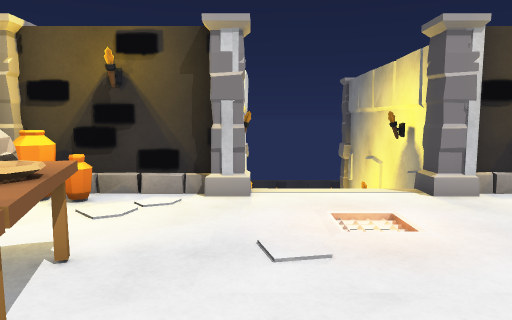
[1] (above)

17 first-person views from a walk through a 3-D level made in the Unity game engine. The camera is 1.3 m above the floor, tilts 6° down and sees 70° across. The floor is counted in squares, 1 m on a side. Each view is taken from the middle of a square. On the plan, view 1 faces up. The plan holds only what a view shows up to about 15 squares ahead; the rest is blank. The place goes on beyond the plan. Some animated figures are not drawn. Door leaves are left out, so doorways stand open.

[2]
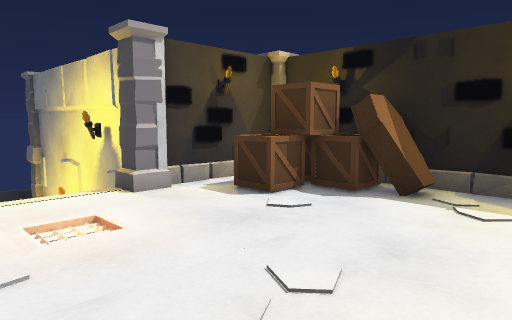

[3]
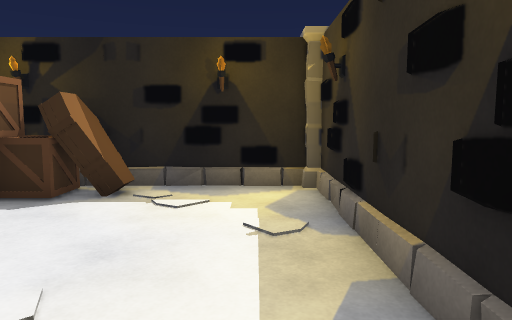

[4]
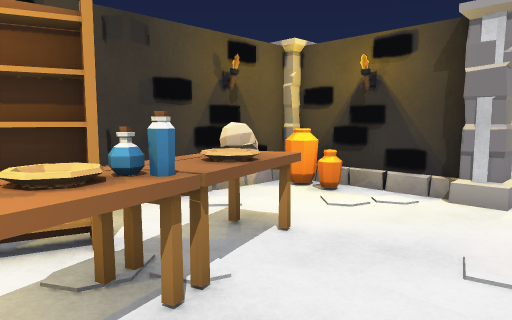

[5]
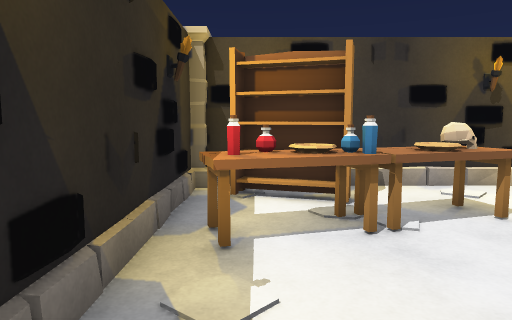

[6]
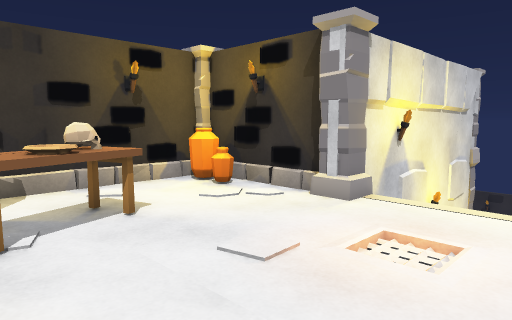

[7]
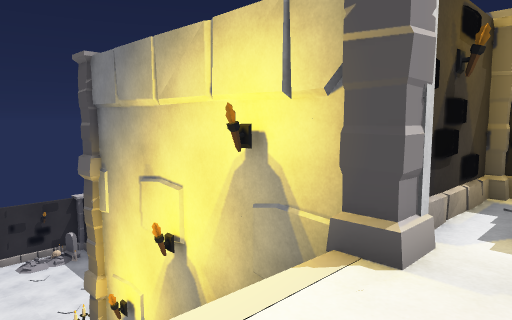

[8]
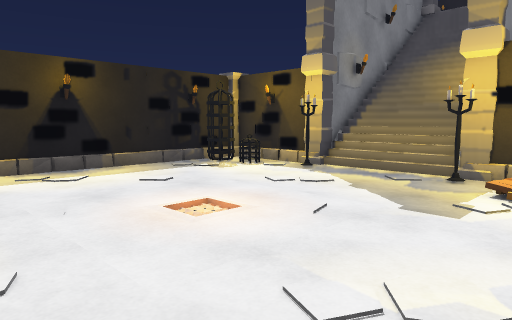

[9]
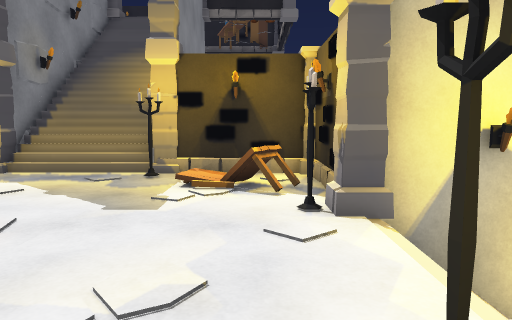

[10]
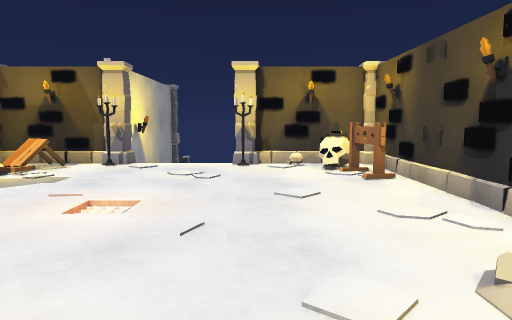

[11]
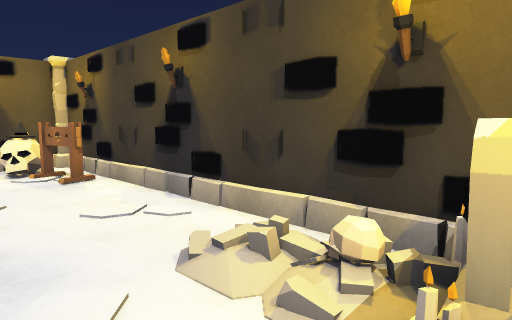

[12]
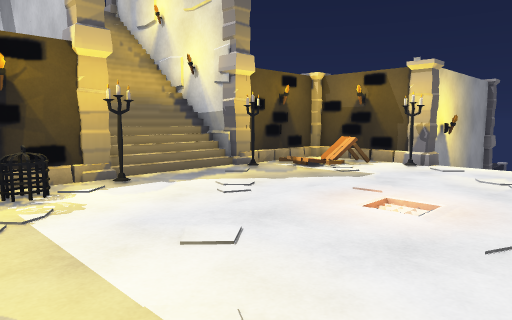

[13]
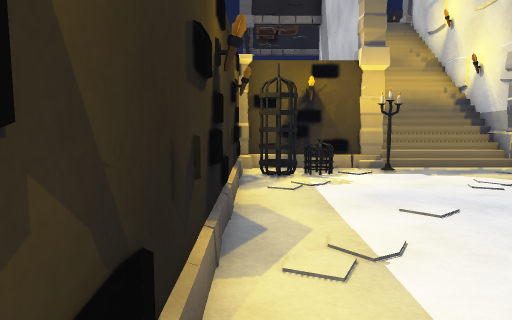

[14]
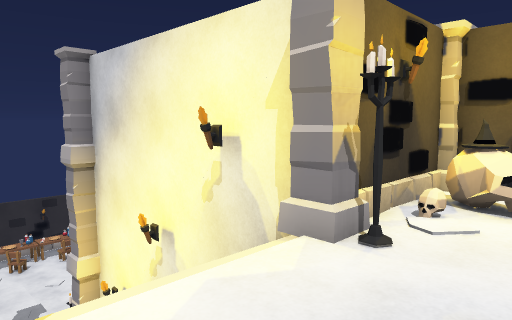

[15]
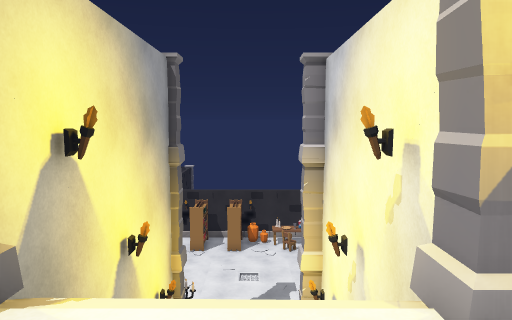

[16]
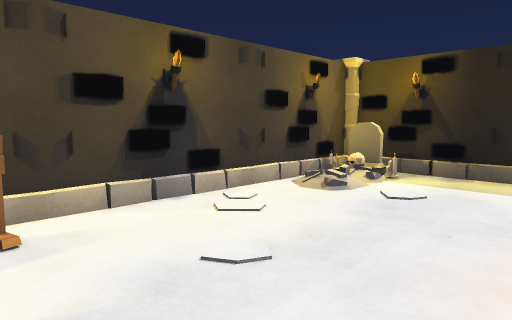

[17]
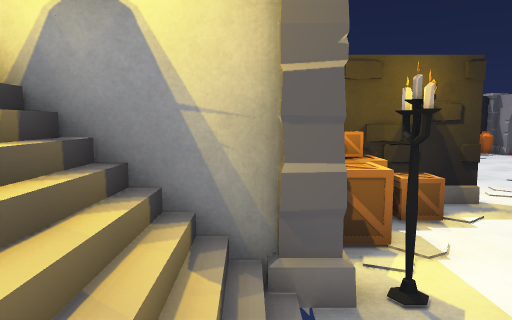

### Floor plan
Key: @ floor where view 1 was taken; # wall or solid block; . main floor; - floor 6 m lower than the main floor; : floor 6 m higher than the main floor; / step, stairs or slope; = window, fence, low wall or low ledge; P pillar; J jar; S skull; T table; C crate; F coffin; I potion; A cage; O other object.
Columns run from 15 left of view 1 to 8 right of it. Each row starts with its distance up from view 1.
 27            ############
 26           ##SOO...../O##
 25           #SS......//O.#
 24          ###...........#
 23  =P ######P#...........#
 22   P/      PP...........#
 21           /............#
 20    ///   //............#
 19  =P/=//#####...........#
 18  -#########............#
 17  CC       #/T/.......A.#
 16  CC       ##//......AAA#
 15 #C        #####P../###PP
 14               #////#  PP
 13               #///=#
 12               #=///#
 11               ##// #
 10               ##///#
  9               ##///#
  8               #////#
  7           PP###P//P####
  6           #JJ:P:::P::C##
  5           #:::::::::CCC#
  4           #::::::::::FF#
  3           #:TS:::::::FF#
  2           #::TT::::::::#
  1            :OTI::::::::#
  0            OOTI@:::::::#
 -1           ############PP
 -2                       PP

Positions as (right, up) in squares from view 1, and headings:
1: (0, 0), facing up
2: (0, 0), facing up-right
3: (0, 0), facing right
4: (1, 0), facing up-left
5: (3, 0), facing left
6: (3, 1), facing up-left
7: (0, 5), facing up-right
8: (-3, 24), facing down-right
9: (-3, 24), facing down
10: (7, 23), facing left
11: (7, 23), facing up-left
12: (7, 23), facing down-left
13: (7, 25), facing down
14: (-2, 19), facing up-left
15: (-2, 21), facing left
16: (-2, 21), facing up-right
17: (-12, 22), facing down
